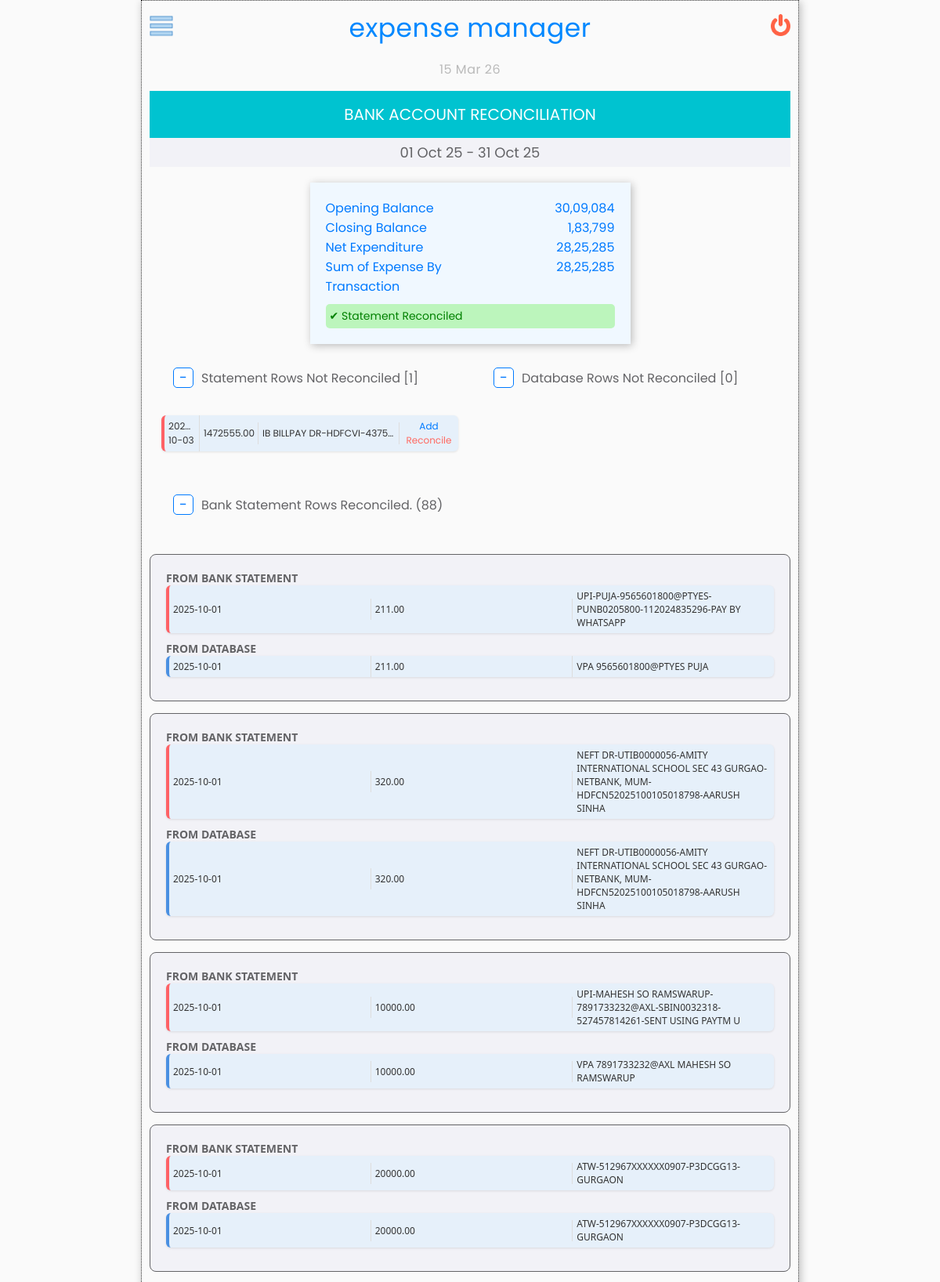
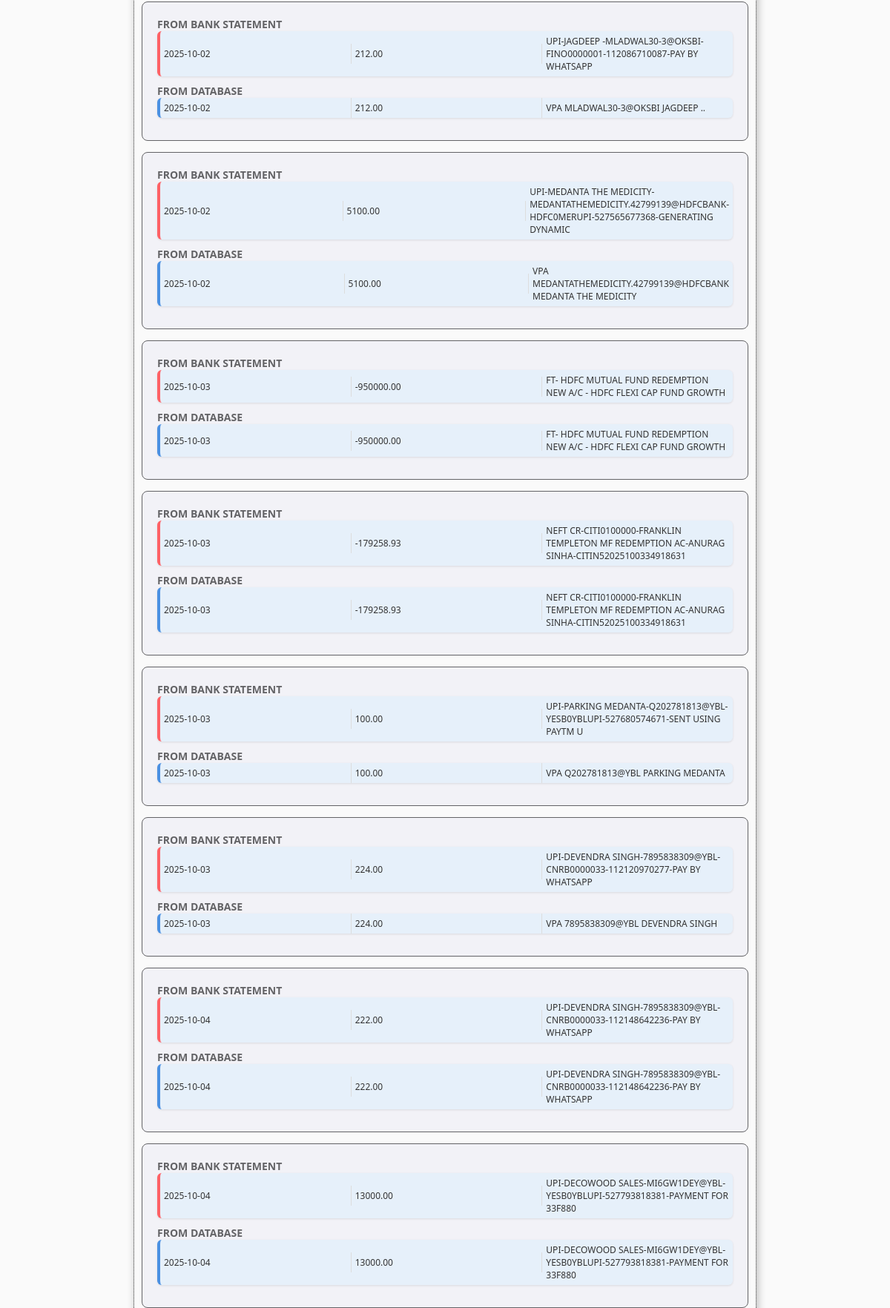
/bankAccountTxn.php?statement_id=35 (signed in, upper part), run on the app's committed database (2 pictures, top to bottom).
### tables this page shows
CREATE TABLE `bankStatements` (
  `statement_id` int(11) NOT NULL AUTO_INCREMENT,
  `username` varchar(128) NOT NULL,
  `imported_at` timestamp NOT NULL DEFAULT current_timestamp() ON UPDATE current_timestamp(),
  `statement_date` date NOT NULL,
  `opening_balance` decimal(18,2) DEFAULT NULL,
  `closing_balance` decimal(18,2) DEFAULT NULL,
  `failedRecords` int(11) NOT NULL DEFAULT 0,
  `file_fingerprint` char(64) NOT NULL,
  PRIMARY KEY (`statement_id`),
  UNIQUE KEY `uq_fingerprint` (`file_fingerprint`)
);

CREATE TABLE `bank_statement_lines` (
  `line_id` int(11) NOT NULL AUTO_INCREMENT,
  `statement_id` int(11) NOT NULL,
  `date` date NOT NULL,
  `amount` decimal(10,2) NOT NULL,
  `merchant_name` varchar(256) NOT NULL,
  `reconciled` int(11) NOT NULL DEFAULT 0,
  `uid` int(11) DEFAULT NULL,
  PRIMARY KEY (`line_id`),
  UNIQUE KEY `uniq_line` (`statement_id`,`date`,`amount`,`merchant_name`)
);

### class/reconcileCsvDb.php (called while the page is built, shortened)
<?php
class reconcileCsvDb
{
    public function reconcileAndDisplayCsvDbValues($conn, $statement_id, $loginid, $calledFrom)
    {
        $csvReconciledArray = [];
        $csvUnReconciledArray = [];
        $dbReconciledArray = [];
        $dbUnReconciledArray = [];
        $statementDate = null;
        $openingBalance = null;
        $closingBalance = null;
        if($calledFrom === 'cc')
        {
            $sql = "SELECT statement_date
                    FROM statements
                    WHERE statement_id = ?
                    LIMIT 1";
        }
        else
        {
            $sql = "SELECT statement_date, opening_balance, closing_balance
                    FROM bankStatements
                    WHERE statement_id = ?
                    LIMIT 1";
        }
        $stmt = $conn->prepare($sql);
        $statementId = (int)$statement_id;
        if (!$stmt->bind_param('i', $statementId))
        {
            $stmt->close();
            throw new RuntimeException('Bind failed: ' . $stmt->error);
        }
        if (!$stmt->execute())
        {
            $err = $stmt->error;
            $stmt->close();
            throw new RuntimeException('Execute failed: ' . $err);
        }
        if($calledFrom === "cc")
        {
            $stmt->bind_result($statementDate);
        }
        else
        {
            $stmt->bind_result($statementDate, $openingBalance, $closingBalance);
        }
        $ok = $stmt->fetch();
        if($statementDate !== null)
        {
            if($calledFrom === 'cc')
            {
                $statementDatesArray = $this->computeStatementPeriod($statementDate);
                $beginDate = $statementDatesArray['period_start'];
                $lastDate = $statementDatesArray['period_end'];
            }
            else
            {
                $date = new DateTime($statementDate);
                $lastDate = $date->format('Y-m-t');
                $beginDate = $statementDate;
            }
            $dbArray = [];
            if($calledFrom === 'cc')
            {
                $sql = "
                            SELECT
                                t.date,
                                m.merchant_name,
                                t.amount,
                                t.uid,
                                t.reconciled
                            FROM
                                transactions t
                            INNER JOIN
                                merchant m ON t.merchant_id = m.merchant_id
                            WHERE
                                t.date BETWEEN ? AND ?
                            AND
                                t.mode = 'creditcard'
                            AND
                                t.username = ?
                            ORDER BY t.date, t.amount ASC
                        ";
            }
            else
            {
                $sql = "
                        SELECT
                            t.date,
                            m.merchant_name,
                            t.amount,
                            t.uid,
                            t.reconciled
                        FROM
                            transactions t
                        INNER JOIN
                            merchant m ON t.merchant_id = m.merchant_id
                        WHERE
                            t.date BETWEEN ? AND ?
                        AND
                            t.mode <> 'creditcard'
                        AND
                            t.username = ?
                        ORDER BY t.date, t.amount ASC
                    ";
            }
            $stmt = $conn->prepare($sql);
            if (!$stmt->bind_param(
                    "sss",
                    $beginDate,
                    $lastDate,
                    $loginid
                ))
            {
                $err = $stmt->error; $stmt->close();
                throw new RuntimeException('Bind failed: ' . $err);
            }
            if (!$stmt->execute())
            {
                $err = $stmt->error; $stmt->close();
                throw new RuntimeException('Execute failed: ' . $err);
            }
            $date = $merchant_name = $amount = $uid = $reconciled = null;
            $stmt->bind_result($date, $merchant_name, $amount, $uid, $reconciled);
            while ($stmt->fetch())
            {
                $dbArray[] = [
                    'date' => $date,
                    'amount' => $amount,
                    'merchant' => $merchant_name,
                    'reconciled' => $reconciled,
                    'uid' => $uid,
                    'matched' => false
                ];
            }
            if($calledFrom === 'cc')
            {
                $sql = "SELECT * FROM statement_lines WHERE statement_id = ?";
            }
            else
            {
                $sql = "SELECT * FROM bank_statement_lines WHERE statement_id = ?";
            }
            $stmt = $conn->prepare($sql);
            $stmt->bind_param("i",$statement_id);
            if (!$stmt->execute())
            {
                error_log('Execute failed: ' . $stmt->error, 0);
            }
            $result = $stmt->get_result();
            $csvArray = [];
            while ($row = $result->fetch_assoc())
            {
                $csvArray[] = array('line_id' =>$row['line_id'], 'date' => $row['date'], 'amount' => $row['amount'], 'merchant_name' => $row['merchant_name'], 'reconciled' => $row['reconciled'], 'uid' => $row['uid'], 'matched' => false);
            }
            if(!empty($csvArray))
            {
                foreach ($csvArray as &$row)
                {
                    if ($row['reconciled'] == 1 && !is_null($row['uid']))
                    {
                        foreach ($dbArray as &$db)
                        {
                            if ($db['uid'] === $row['uid'])
                            {
                                $row['matched'] = true;
                                $csvReconciledArray[] = $row;
                                $db['matched'] = true;
                                $dbReconciledArray[] = $db;
                            }
                        }
                    }
                    else
                    {
                        $csvUnReconciledArray[] = $row;
                    }
                }
                $dbUnReconciledArray = array_filter($dbArray, fn($db) => $db['matched'] === false);
                $dbIndex = [];
                foreach ($csvUnReconciledArray as &$csvEntry)
                {
                    $amtKey = $this->normalizeAmount($csvEntry['amount']);
                    if (!isset($dbIndex[$amtKey]))
                    {
                        continue;
                    }
                }
                $csvUnReconciledArray = array_filter($csvUnReconciledArray, fn($un) => $un['matched'] === false);
                $dbUnReconciledArray = array_filter($dbUnReconciledArray, fn($un) => $un['matched'] === false);
            }
        }
        return ['csvReconciledArray' => $csvReconciledArray, 'csvUnReconciledArray' => $csvUnReconciledArray, 'dbReconciledArray' => $dbReconciledArray, 'dbUnReconciledArray' => $dbUnReconciledArray, 'beginDate' =>$beginDate, 'lastDate' => $lastDate, 'opening_balance' => $openingBalance, 'closing_balance' => $closingBalance];
    }
    private function normalizeAmount($amt)
    {
        return (int) round(((float)$amt) * 100);
    }
}
?>

### class/convertToIndian.php (called while the page is built, shortened)
<?php
class convertToIndian {
    public static function convertToIndianCurrency($number)
    {
        $clean_no = abs(round($number));
        $length = strlen($clean_no);
        switch($length)
        {
            case(7):
                $str1 = substr($clean_no,-3);
                $str2 = substr($clean_no,-5,-3);
                $str3 = substr($clean_no,-7,-5);
                $final_str = $str3.",".$str2.",".$str1;
                break;
            case(6):
                $str1 = substr($clean_no,-3);
                $str2 = substr($clean_no,-5,-3);
                $str3 = substr($clean_no,-6,-5);
                $final_str = $str3.",".$str2.",".$str1;
                break;
        }
        return $final_str;
    }
}
?>

### bankAccountTxn.php (the view, shortened to what this page needs)
<?php
include('header.php');
$statement_id = isset($_GET['statement_id']) && trim($_GET['statement_id']) !== ''
    ? trim($_GET['statement_id'])
    : null;
if($statement_id !== null)
{
    $loginid = $_SESSION['loginid'];
    include('db.php');
    require_once 'class/reconcileCsvDb.php';
    $reconObj = new reconcileCsvDb();
    $reconArray = $reconObj->reconcileAndDisplayCsvDbValues($conn, $statement_id, $loginid, "bank");
    try
    {
        $reconArray = $reconObj->reconcileAndDisplayCsvDbValues($conn, $statement_id, $loginid, "bank");
    }
    catch (Throwable $e)
    {
        error_log("Reconciliation failed: " . $e->getMessage());
        $reconArray = [
            'status' => false,
            'message' => 'Reconciliation failed. Please check logs.',
            'error' => $e->getMessage(),
        ];
    }
    $openingBalance = 0;
    $closingBalance = 0;
    $netOutGo = 0;
    $netOutGoByStatement = 0;
    $reconciledFlag = FALSE;
    if(!empty($reconArray))
    {
        $csvReconciledArray = $reconArray['csvReconciledArray'];
        $csvUnReconciledArray = $reconArray['csvUnReconciledArray'];
        $dbReconciledArray = $reconArray['dbReconciledArray'];
        $dbUnReconciledArray = $reconArray['dbUnReconciledArray'];
        $beginDate = date('d M y', strtotime($reconArray['beginDate']));
        $lastDate = date('d M y', strtotime($reconArray['lastDate']));
        $openingBalance = $reconArray['opening_balance'];
        $closingBalance = $reconArray['closing_balance'];
        $netOutGo = $openingBalance - $closingBalance;
        $reconciledAmount = 0;
        foreach($csvReconciledArray as $rec)
        {
            $reconciledAmount += $rec['amount'];
        }
        $unReconciledAmount = 0;
        foreach($csvUnReconciledArray as $unrec)
        {
            $unReconciledAmount += $unrec['amount'];
        }
        $netOutGoByStatement = $reconciledAmount + $unReconciledAmount;
        if($netOutGoByStatement === $netOutGo)
        {
            $reconciledFlag = TRUE;
        }
        require_once("class/convertToIndian.php");
        $currencyFormatObj = new convertToIndian();
    }
    ?>
    <div id="bankReconTitle">BANK ACCOUNT RECONCILIATION</div>
    <div id="statementDates"><?php echo($beginDate . " - " . $lastDate);?></div>
    <div id ="bankReconCont">
        <div class="bankReconRow">
            <div class="bankReconRowHeader">Opening Balance</div>
            <div class="bankReconRowValues"><?php echo($currencyFormatObj->convertToIndianCurrency($openingBalance)); ?></div>
        </div>
        <div class="bankReconRow">
            <div class="bankReconRowHeader">Closing Balance</div>
            <div class="bankReconRowValues"><?php echo($currencyFormatObj->convertToIndianCurrency($closingBalance)); ?></div>
        </div>
        <div class="bankReconRow">
            <div class="bankReconRowHeader">Net Expenditure</div>
            <div class="bankReconRowValues"><?php echo($currencyFormatObj->convertToIndianCurrency($netOutGo)); ?></div>
        </div>
        <div class="bankReconRow">
            <div class="bankReconRowHeader">Sum of Expense By Transaction</div>
            <div class="bankReconRowValues"><?php echo($currencyFormatObj->convertToIndianCurrency($netOutGoByStatement)); ?></div>
        </div>
        <div id="statementReconFlag"
            style=" background: <?= $reconciledFlag ? '#bcf5bc' : '#ffb09c' ?>;
                    color: <?= $reconciledFlag ? 'green' : '#ee2400' ?>;
                    padding: 5px;
                    border-radius: 5px;
                    font-size: 14px;
                    margin-top: 10px;
                    display:flex;
                    align-items:center;
                    gap:6px;">
            <?= $reconciledFlag
                ? '✔ Statement Reconciled'
                : '✖ Statement Not Reconciled' ?>
        </div>
    </div>
    <div class="creditCardReconContainer">
        <div class="creditCardReconColumnList">
            <div class="creditCardReconSeparator">
                <span id="csvShowNotReconList" class="reconExpand">-</span>Statement Rows Not Reconciled
                <?php
                    echo("[" .count($csvUnReconciledArray). "]");
                ?>
            </div>
            <div id="bankStmtNotReconList">
            <?php
                foreach($csvUnReconciledArray as $csvRowNotReconciled)
                {
                    ?>
                    <div class="bankRecord cardReconRow">
                        <div class="recordItem creditCardReconDate"><?php echo $csvRowNotReconciled['date']; ?></div>
                        <div class="recordItem creditCardReconAmount"><?php echo $csvRowNotReconciled['amount']; ?></div>
                        <div class="recordItem creditCardReconMerchant"><?php echo $csvRowNotReconciled['merchant_name']; ?></div>
                        <div class="recordItem csvAddBtn"><div class="csvAdd">Add</div><div class="csvReconciled">Reconcile</div></div>
                    </div>
                    <?php
                }
            ?>
            </div>
        </div>
        <div class="creditCardReconColumnList">
            <div class="creditCardReconSeparator">
                <span id="dbShowNotReconList" class="reconExpand">-</span>Database Rows Not Reconciled
                <?php
                    echo("[" .count($dbUnReconciledArray) . "]");
                ?>
            </div>
        </div>
    </div>
    <div class="creditCardReconContainer">
        <div class="creditCardReconColumnList">
            <div class="creditCardReconSeparator"><span id="showReconList" class="reconExpand">-</span><?php
                echo "Bank Statement Rows Reconciled. (" .
                    count($csvReconciledArray) .
                    ")";
                ?>
            </div>
        </div>
    </div>
    <div id="reconList">
        <?php
        for($k=0; $k < count($csvReconciledArray); $k++)
        {
        ?>
            <div class="recordBlock">
                <div class="cardBankRecon0101">FROM BANK STATEMENT</div>
                <div class="bankRecord cardReconRow">
                    <div class="recordItem"><?php echo $csvReconciledArray[$k]['date']; ?></div>
                    <div class="recordItem"><?php echo $csvReconciledArray[$k]['amount']; ?></div>
                    <div class="recordItem"><?php echo $csvReconciledArray[$k]['merchant_name']; ?></div>
                </div>
                <div class="cardBankRecon0101">FROM DATABASE</div>
                <div class="dbRecord cardReconRow">
                    <div class="recordItem"><?php echo $dbReconciledArray[$k]['date']; ?></div>
                    <div class="recordItem"><?php echo $dbReconciledArray[$k]['amount']; ?></div>
                    <div class="recordItem"><?php echo $dbReconciledArray[$k]['merchant']; ?></div>
                </div>
            </div>
        <?php
        }
        ?>
    </div>
    <?php
}
else
{
    echo "Invalid Request - Either the statement has not been uploaded yet or some other error occurred!";
}
?>
<?php
include('footer.php');
?>

### data on the page
bankstatements: statement_date "01 Oct 25", opening_balance "30,09,084", closing_balance "1,83,799", $currencyFormatObj->convertToIndianCurrency($netOutGo) "28,25,285"
bank_statement_lines: date "2025-10-03", amount "1472555.00", merchant_name "IB BILLPAY DR-HDFCVI-4375…"
bank_statement_lines: date "2025-10-01", amount "211.00", merchant_name "UPI-PUJA-9565601800@PTYES-PUNB0205800-112024835296-PAY BY WHATSAPP", merchant "VPA 9565601800@PTYES PUJA"
bank_statement_lines: date "2025-10-01", amount "10000.00", merchant_name "UPI-MAHESH SO RAMSWARUP-7891733232@AXL-SBIN0032318-527457814261-SENT USING PAYTM U", merchant "VPA 7891733232@AXL MAHESH SO RAMSWARUP"
bank_statement_lines: date "2025-10-02", amount "212.00", merchant_name "UPI-JAGDEEP -MLADWAL30-3@OKSBI-FINO0000001-112086710087-PAY BY WHATSAPP", merchant "VPA MLADWAL30-3@OKSBI JAGDEEP .."
bank_statement_lines: date "2025-10-02", amount "5100.00", merchant_name "UPI-MEDANTA THE MEDICITY-MEDANTATHEMEDICITY.42799139@HDFCBANK-HDFC0MERUPI-527565677368-GENERATING DYNAMIC", merchant "VPA MEDANTATHEMEDICITY.42799139@HDFCBANK MEDANTA THE MEDICITY"
bank_statement_lines: date "2025-10-03", amount "100.00", merchant_name "UPI-PARKING MEDANTA-Q202781813@YBL-YESB0YBLUPI-527680574671-SENT USING PAYTM U", merchant "VPA Q202781813@YBL PARKING MEDANTA"
bank_statement_lines: date "2025-10-03", amount "224.00", merchant_name "UPI-DEVENDRA SINGH-7895838309@YBL-CNRB0000033-112120970277-PAY BY WHATSAPP", merchant "VPA 7895838309@YBL DEVENDRA SINGH"

### other printed values
$lastDate "31 Oct 25"
$currencyFormatObj->convertToIndianCurrency($netOutGoByStatement) "28,25,285"
count($csvUnReconciledArray) "1"
count($dbUnReconciledArray) "0"
count($csvReconciledArray) "88"
$csvReconciledArray[$k]['date'] "2025-10-01"
$csvReconciledArray[$k]['amount'] "320.00"
$csvReconciledArray[$k]['merchant_name'] "NEFT DR-UTIB0000056-AMITY INTERNATIONAL SCHOOL SEC 43 GURGAO-NETBANK, MUM-HDFCN52025100105018798-AARUSH SINHA"
$dbReconciledArray[$k]['date'] "2025-10-01"
$dbReconciledArray[$k]['amount'] "320.00"
$dbReconciledArray[$k]['merchant'] "NEFT DR-UTIB0000056-AMITY INTERNATIONAL SCHOOL SEC 43 GURGAO-NETBANK, MUM-HDFCN52025100105018798-AARUSH SINHA"
$csvReconciledArray[$k]['amount'] "20000.00"
$csvReconciledArray[$k]['merchant_name'] "ATW-512967XXXXXX0907-P3DCGG13-GURGAON"
$dbReconciledArray[$k]['amount'] "20000.00"
$dbReconciledArray[$k]['merchant'] "ATW-512967XXXXXX0907-P3DCGG13-GURGAON"
